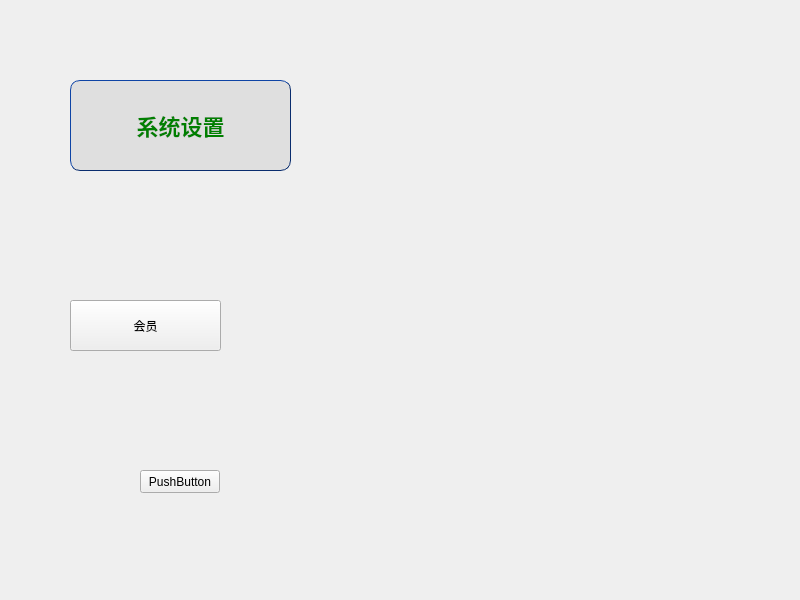
<?xml version="1.0" encoding="UTF-8"?>
<ui version="4.0">
 <class>Widget</class>
 <widget class="QWidget" name="Widget">
  <property name="geometry">
   <rect>
    <x>0</x>
    <y>0</y>
    <width>800</width>
    <height>600</height>
   </rect>
  </property>
  <property name="windowTitle">
   <string>Widget</string>
  </property>
  <widget class="QPushButton" name="pushButton">
   <property name="geometry">
    <rect>
     <x>70</x>
     <y>80</y>
     <width>221</width>
     <height>91</height>
    </rect>
   </property>
   <property name="styleSheet">
    <string notr="true">QPushButton
{  
    /* 前景色 */  
    color:green;  
 
    /* 背景色 */  
    background-color:rgb(223,223,223);  
 
    /* 边框风格 */  
    border-style:outset;  
 
    /* 边框宽度 */  
    border-width:0.5px;  
 
    /* 边框颜色 */  
    border-color:rgb(10,45,110);  
 
    /* 边框倒角 */  
    border-radius:10px;  
 
    /* 字体 */  
    font:bold 22px;  
 
    /* 控件最小宽度 */  
    min-width:100px;  
 
    /* 控件最小高度 */  
    min-height:20px;  
 
    /* 内边距 */  
    padding:4px;  
} 
 
/* 鼠标按下时的效果 */ 
QPushButton#pushButton:pressed 
{  
    /* 改变背景色 */  
    background-color:rgb(40,85,20);  
 
    /* 改变边框风格 */  
    border-style:inset;  
 
    /* 使文字有一点移动 */  
    padding-left:6px;  
    padding-top:6px;  
}
 
/* 按钮样式 */ 
QPushButton:flat 
{  
    border:2px solid red;  
} 
 
/*鼠标悬浮时的效果*/
QPushButton:hover
{
    color:#0000ff;
    background-color:rgb(210, 205, 205); /*改变背景色*/
    border-style:inset;/*改变边框风格*/
    padding-left:8px;
    padding-top:8px;
}</string>
   </property>
   <property name="text">
    <string>系统设置</string>
   </property>
  </widget>
  <widget class="QPushButton" name="pushButton_2">
   <property name="geometry">
    <rect>
     <x>70</x>
     <y>300</y>
     <width>151</width>
     <height>51</height>
    </rect>
   </property>
   <property name="text">
    <string>会员</string>
   </property>
  </widget>
  <widget class="QPushButton" name="pushButton_3">
   <property name="geometry">
    <rect>
     <x>380</x>
     <y>220</y>
     <width>101</width>
     <height>81</height>
    </rect>
   </property>
   <property name="styleSheet">
    <string notr="true">QPushButton
{
	background-image:url(&quot;:/resources/vip_yes.png&quot;);
	background-position:center;
	background-repeat: no-repeat;
	border:none
}
 
QPushButton:hover
{
	background-color:rgb(10,210,210);
	background-image:url(&quot;:/resources/vip_yes.png&quot;);
}
 
QPushButton:pressed
{
	background-color:rgb(255, 0, 0);
	background-image:url(&quot;:/resources/vip_yes.png&quot;);
}
</string>
   </property>
   <property name="text">
    <string/>
   </property>
  </widget>
  <widget class="QPushButton" name="pushButton_4">
   <property name="geometry">
    <rect>
     <x>140</x>
     <y>470</y>
     <width>80</width>
     <height>23</height>
    </rect>
   </property>
   <property name="text">
    <string>PushButton</string>
   </property>
  </widget>
 </widget>
 <resources/>
 <connections/>
</ui>
